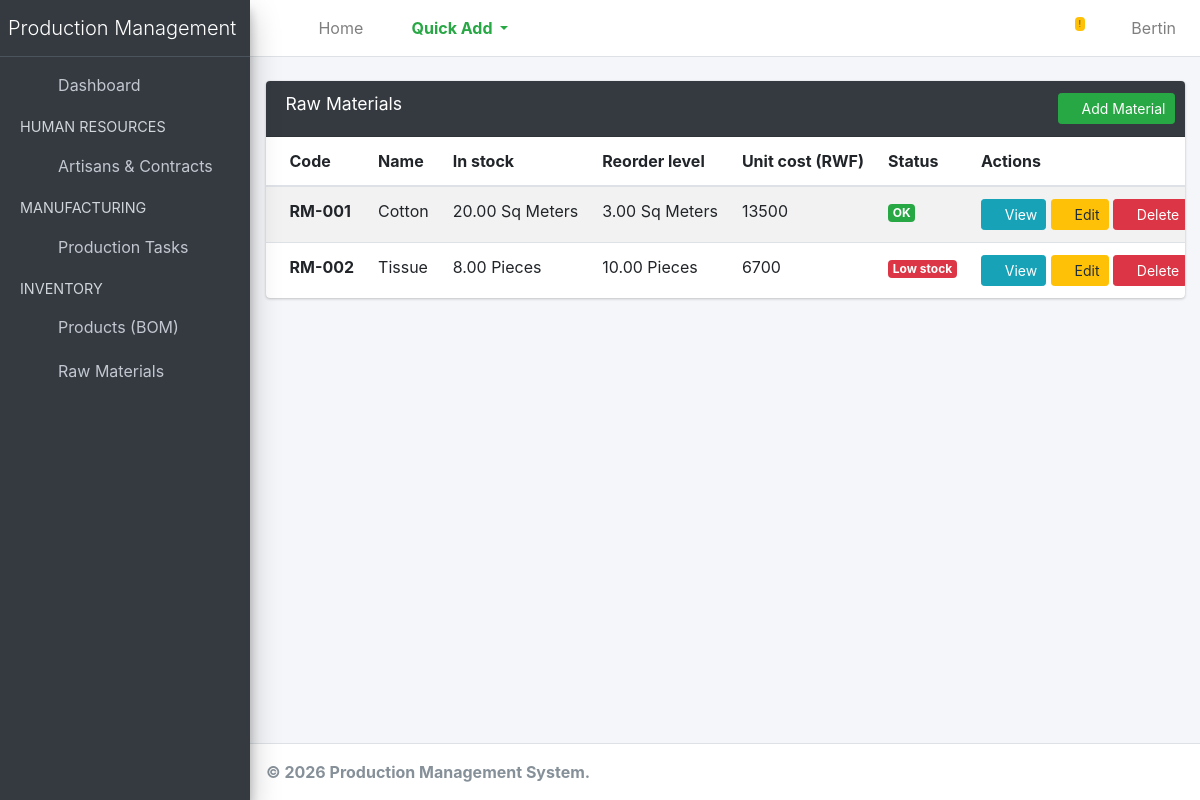
Before: /inventory/materials/ (signed in) with the older database file.
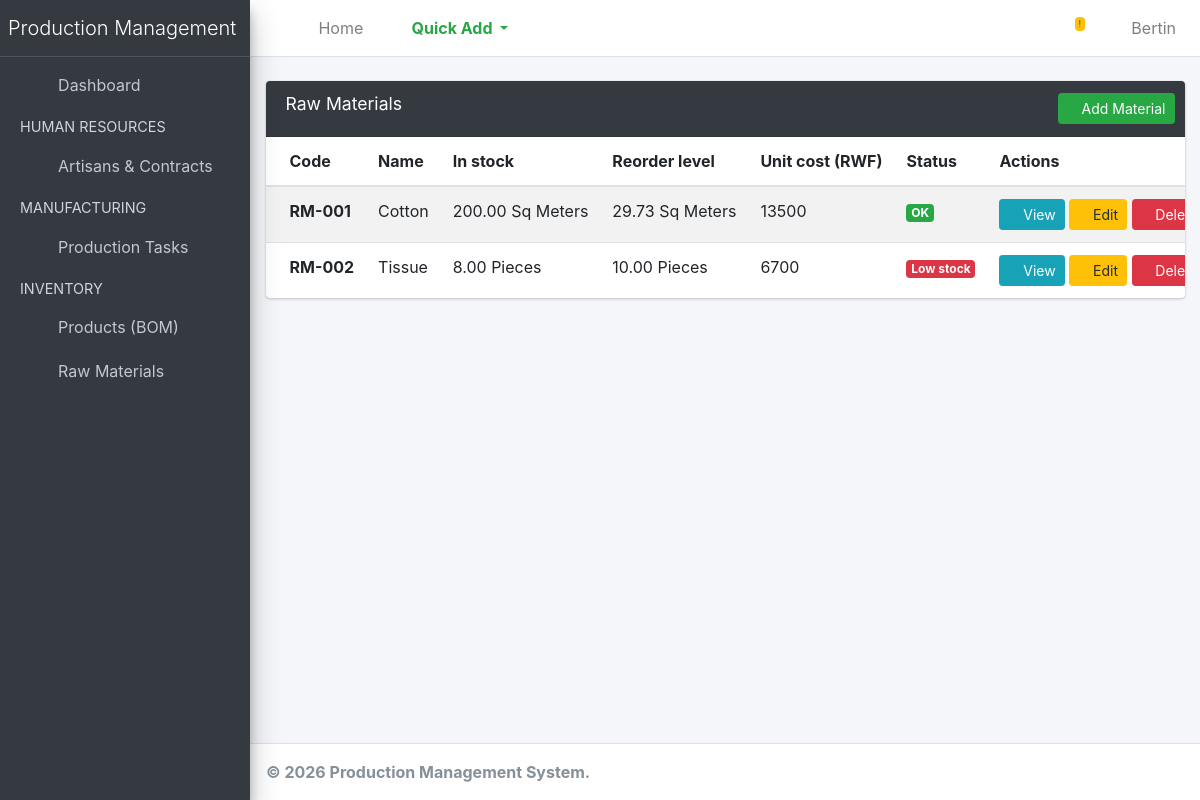
After: the same page with the newer database file.
### inventory/models.py (models this page shows, shortened)
class RawMaterial(models.Model):
    code = models.CharField(max_length=20, unique=True, help_text="e.g., RM-001")
    name = models.CharField(max_length=100, help_text="e.g., Full Grain Leather")
    unit = models.CharField(max_length=20, help_text="e.g., Sq Meters, Pieces, Spools")
    quantity_in_stock = models.DecimalField(max_digits=10, decimal_places=2, default=0,
                                            validators=[MinValueValidator(0)])
    reorder_level = models.DecimalField(max_digits=10, decimal_places=2, default=0)
    unit_cost = models.DecimalField(max_digits=10, decimal_places=0, help_text="Cost in RWF")

### inventory/views.py (the view)
# urls.py: path('materials/', views.material_list, name='material_list'),
@login_required
def material_list(request):
    materials = RawMaterial.objects.all()
    return render(request, 'inventory/material_list.html', {'materials': materials})

### inventory/templates/inventory/material_list.html
{% extends 'base.html' %}
{% block content %}
<div class="card">
    <div class="card-header bg-dark text-white">
        <h3 class="card-title">Raw Materials</h3>
        <div class="card-tools">
            {% if request.user.is_staff %}
                <a href="{% url 'inventory:material_create' %}" class="btn btn-success btn-sm"><i class="fas fa-plus"></i> Add Material</a>
            {% endif %}
        </div>
    </div>
    <div class="card-body p-0 table-responsive">
        <table class="table table-striped text-nowrap">
            <thead>
                <tr>
                    <th>Code</th>
                    <th>Name</th>
                    <th>In stock</th>
                    <th>Reorder level</th>
                    <th>Unit cost (RWF)</th>
                    <th>Status</th>
                    <th>Actions</th>
                </tr>
            </thead>
            <tbody>
                {% for item in materials %}
                <tr>
                    <td><strong>{{ item.code }}</strong></td>
                    <td>{{ item.name }}</td>
                    <td>{{ item.quantity_in_stock }} {{ item.unit }}</td>
                    <td>{{ item.reorder_level }} {{ item.unit }}</td>
                    <td>{{ item.unit_cost }}</td>
                    <td>
                        {% if item.quantity_in_stock <= item.reorder_level %}
                            <span class="badge badge-danger">Low stock</span>
                        {% else %}
                            <span class="badge badge-success">OK</span>
                        {% endif %}
                    </td>
                    <td>
                        <a href="{% url 'inventory:material_detail' item.pk %}" class="btn btn-info btn-sm"><i class="fas fa-eye"></i> View</a>
                        {% if request.user.is_staff %}
                            <a href="{% url 'inventory:material_update' item.pk %}" class="btn btn-warning btn-sm"><i class="fas fa-edit"></i> Edit</a>
                            <a href="{% url 'inventory:material_delete' item.pk %}" class="btn btn-danger btn-sm"><i class="fas fa-trash"></i> Delete</a
                        {% endif %}
                    </td>
                </tr>
                {% endfor %}
            </tbody>
        </table>
    </div>
</div>
{% endblock %}

Changed rows visible on the page:
changed RawMaterial "RM-001": quantity_in_stock "20.00" → "200.00"; reorder_level "3.00" → "29.73"
